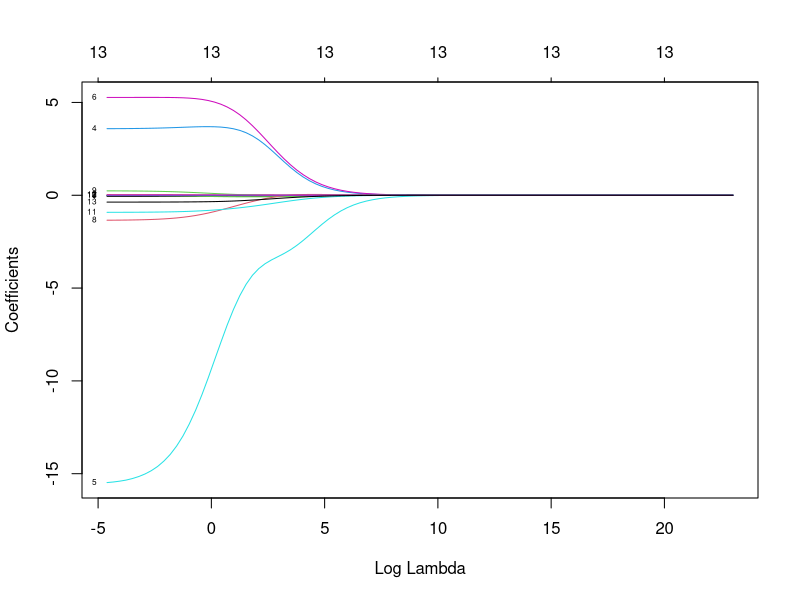
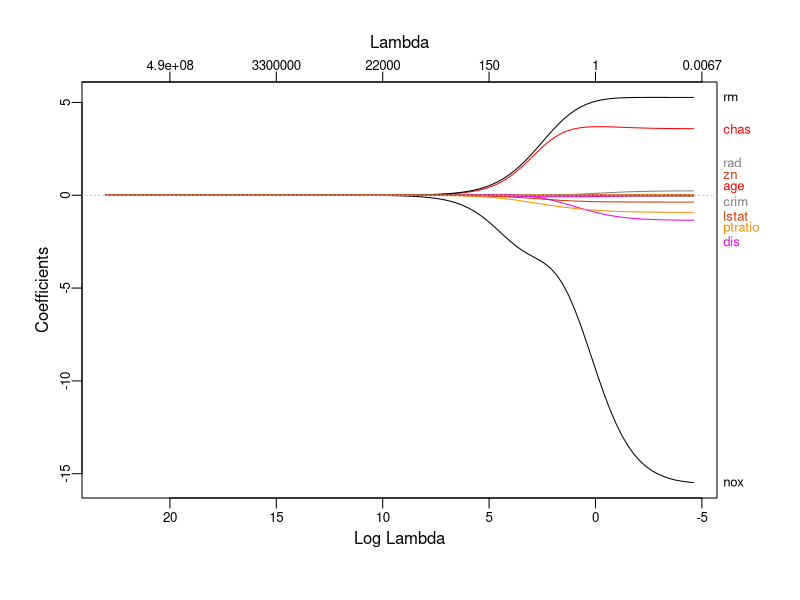
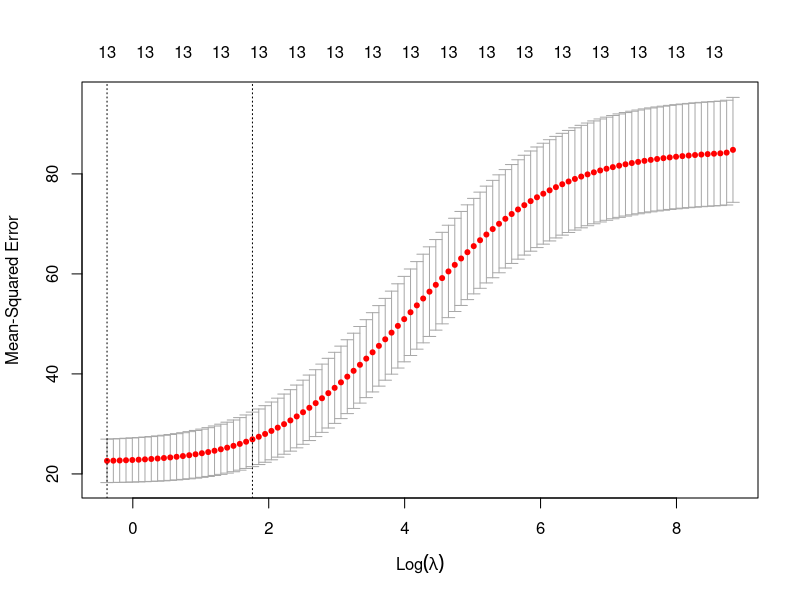
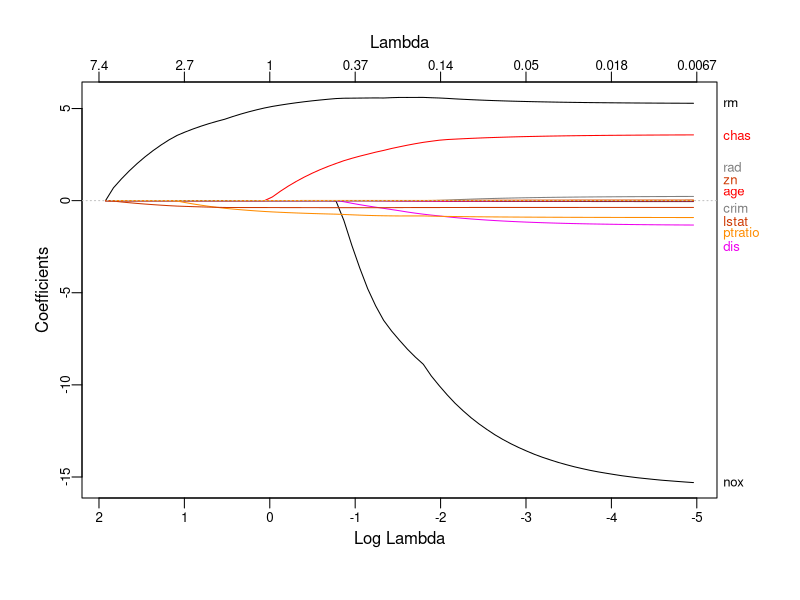
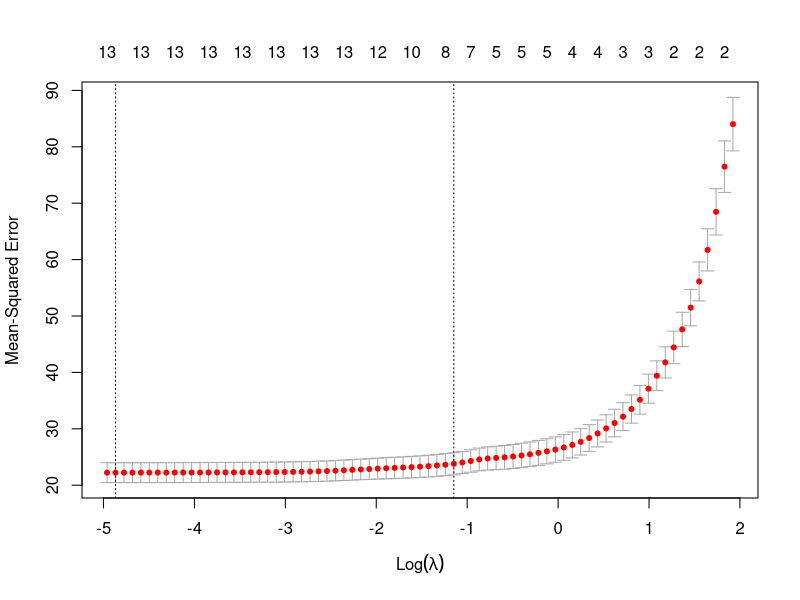
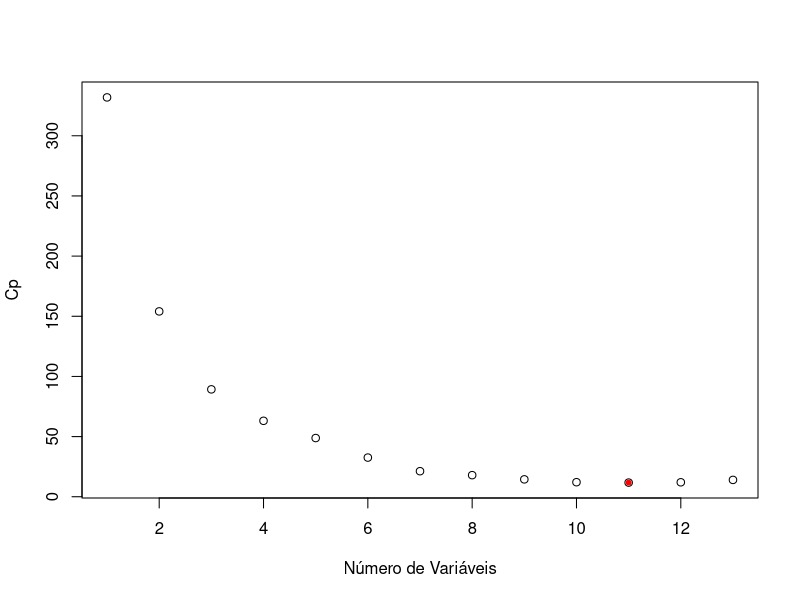
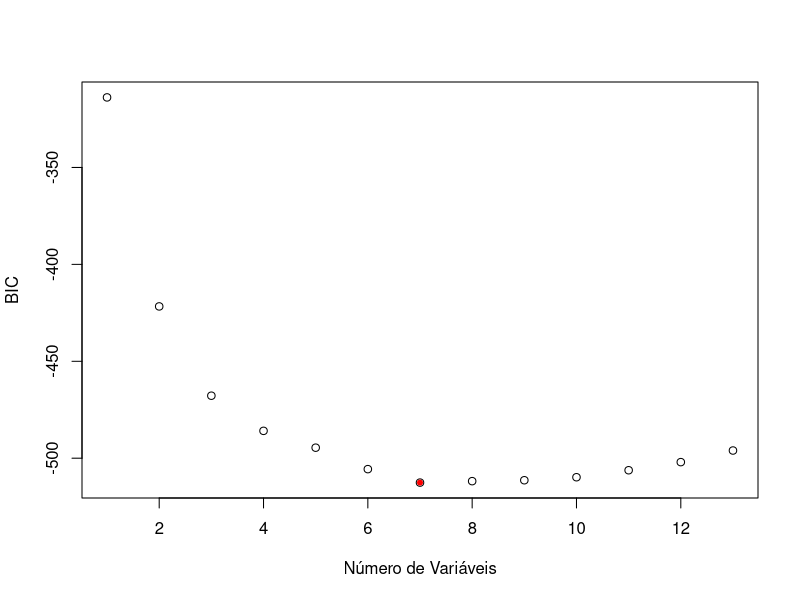

These figures' R source, in order:
## ---- chunk 1
knitr::opts_chunk$set(fig.width = 9, 
                      fig.height= 7,  
                      fig.retina = 3,
                      message = FALSE, 
                      warning = FALSE,
                      dev=c("png"), 
                      fig.path="imagens/Aula07_4/")
## ---- chunk 2
library(MASS)
library(tidyverse)
library(glmnet)
data(Boston)
## ---- chunk 3
head(Boston)
summary(Boston)
## ---- chunk 4
# Boston Database
# 
#1) crim - taxa de criminalidade per capita por cidade.
# 
#2) zn - proporção de terrenos residenciais para lotes acima de 25,000 sq.ft.
# 
#3) indus - proporção de negócios não comerciais por acres e por cidade.
# 
#4) chas - variável dummy do Rio Charles(= 1 se próximo do rio; 0 de outra forma).
# 
#5) nox - concentração de óxido de nitrogênio (partes por 10 milhões).
# 
#6) rm - número médio de quartos por habitação
# 
#7) age - proporção da unidade ocupadas pelos proprietários construídas antes 1940.
# 
#8) dis - média ponderada das distâncias dos 5 pontos de emprego em Boston.
# 
#9) rad - indice de acessibilidade das avenidas radiais.
# 
#10) tax - valor cheio da taxa de propriedade por $10,000.
# 
#11) ptratio - razão aluno-professor por cidade.
# 
#12) black - 1000(Bk−0.63)21000(Bk−0.63)2 proporção de negros por cidade.
# 
#13) lstat - percentual de baixo status da população.
# 
#14) medv - valor mediano das cas ocupadas pelos proprietário em $1000s. (Var. Resposta)
## ---- chunk 5
library(caret)
set.seed(21)
y <- Boston$medv
indice_teste <- createDataPartition(y, times = 1, p = 0.2, list = FALSE)

conj_treino <- Boston %>% slice(-indice_teste)
conj_teste <- Boston %>% slice(indice_teste)
str(conj_treino)
str(conj_teste)

## ---- chunk 6
x_treino <- model.matrix(medv ~ . , data = conj_treino)[, -1]
y_treino <- conj_treino$medv

x_teste <- model.matrix(medv ~ . , data = conj_teste)[, -1]
y_teste = conj_teste$medv
## ---- chunk 7
## Estabelecendo um grid de valores para lambda
grid <- 10^seq(10, -2, length = 100)
ajusreg.ridge <- glmnet(x_treino, y_treino, alpha=0, lambda = grid)

## ---- chunk 8
dim(coef(ajusreg.ridge))
plot(ajusreg.ridge, xvar="lambda", label=TRUE) # Representando os coeficientes

## ---- chunk 9
ajusreg.ridge$lambda[1] # Mostra primeiro valor de lambda
coef(ajusreg.ridge)[,1] # Mostra os coeficientes associados com o primeiro valor
ajusreg.ridge$lambda[100] # Mostra centésimo valor de lambda
coef(ajusreg.ridge)[,100] # Mostra os coeficientes associados com o centésimo valor
## ---- chunk 10
library(plotmo)
plot_glmnet(ajusreg.ridge)
## ---- chunk 11
set.seed(21)
ridge_cv <- cv.glmnet(x_treino,y_treino, alpha=0) ## por padrão k=10
plot(ridge_cv)
m_lamb <- ridge_cv$lambda.min  # Seleciona o lambda que minimiza o MSE (EQM) de treino
m_lamb
log(m_lamb)
coef(ridge_cv, s=m_lamb)
## ---- chunk 12
ajusreg.ridge2 <- glmnet(x_treino, y_treino, alpha=0, lambda = m_lamb)
y_prev <- predict(ajusreg.ridge2, s = m_lamb, newx = x_teste)
# Metricas de desempenho
sqrt(mean((y_prev - y_teste)^2))
## ---- chunk 13
ajusreg.lasso <- glmnet(x_treino,y_treino, alpha = 1)
plot_glmnet(ajusreg.lasso)
## ---- chunk 14
lasso_cv <- cv.glmnet(x_treino,y_treino, alpha = 1)
plot(lasso_cv)
m_lamb1 <- lasso_cv$lambda.min  # Seleciona o lambda que minimiza o MSE de treino
m_lamb1
log(m_lamb1)
coef(lasso_cv, s=m_lamb1)
## ---- chunk 15
ajusreg.lasso2 <- glmnet(x_treino, y_treino, alpha=1, lambda = m_lamb1)
y_prev <- predict(ajusreg.lasso2, s = m_lamb1, newx = x_teste)
# Metricas de desempenho
sqrt(mean((y_prev - y_teste)^2))
## ---- chunk 16
library(leaps)
ajusreg.comp <- regsubsets(medv ~ ., data=conj_treino, nvmax=13)
sumario.reg <- summary(ajusreg.comp)
## Os modelos vão ser escolhidos com base no menor Cp
plot(sumario.reg$cp,xlab="Número de Variáveis",ylab="Cp")
which.min(sumario.reg$cp)
points(11,sumario.reg$cp[11],pch=20,col="red")
## ---- chunk 17
coef(ajusreg.comp,11) 
outro_mod <- lm(medv ~ crim + zn + chas + nox + rm + dis + rad + tax + ptratio + black + lstat, data=conj_treino)
summary(outro_mod)
sqrt(mean((conj_teste$medv - predict(outro_mod, conj_teste)) ^ 2)) 
## ---- chunk 18
ajusreg.comp1 <- regsubsets(medv ~ ., data=conj_treino, nvmax=13)
sumario.reg1 <- summary(ajusreg.comp1)
## Os modelos vão ser escolhidos com base no menor BIC
plot(sumario.reg1$bic,xlab="Número de Variáveis",ylab="BIC")
which.min(sumario.reg1$bic)
points(7,sumario.reg1$bic[7],pch=20,col="red")
coef(ajusreg.comp1,7) 
outro_mod1 <- lm(medv ~ chas + nox + rm + dis + ptratio + black + lstat, data=conj_treino)
summary(outro_mod1)
sqrt(mean((conj_teste$medv - predict(outro_mod1, conj_teste)) ^ 2))
